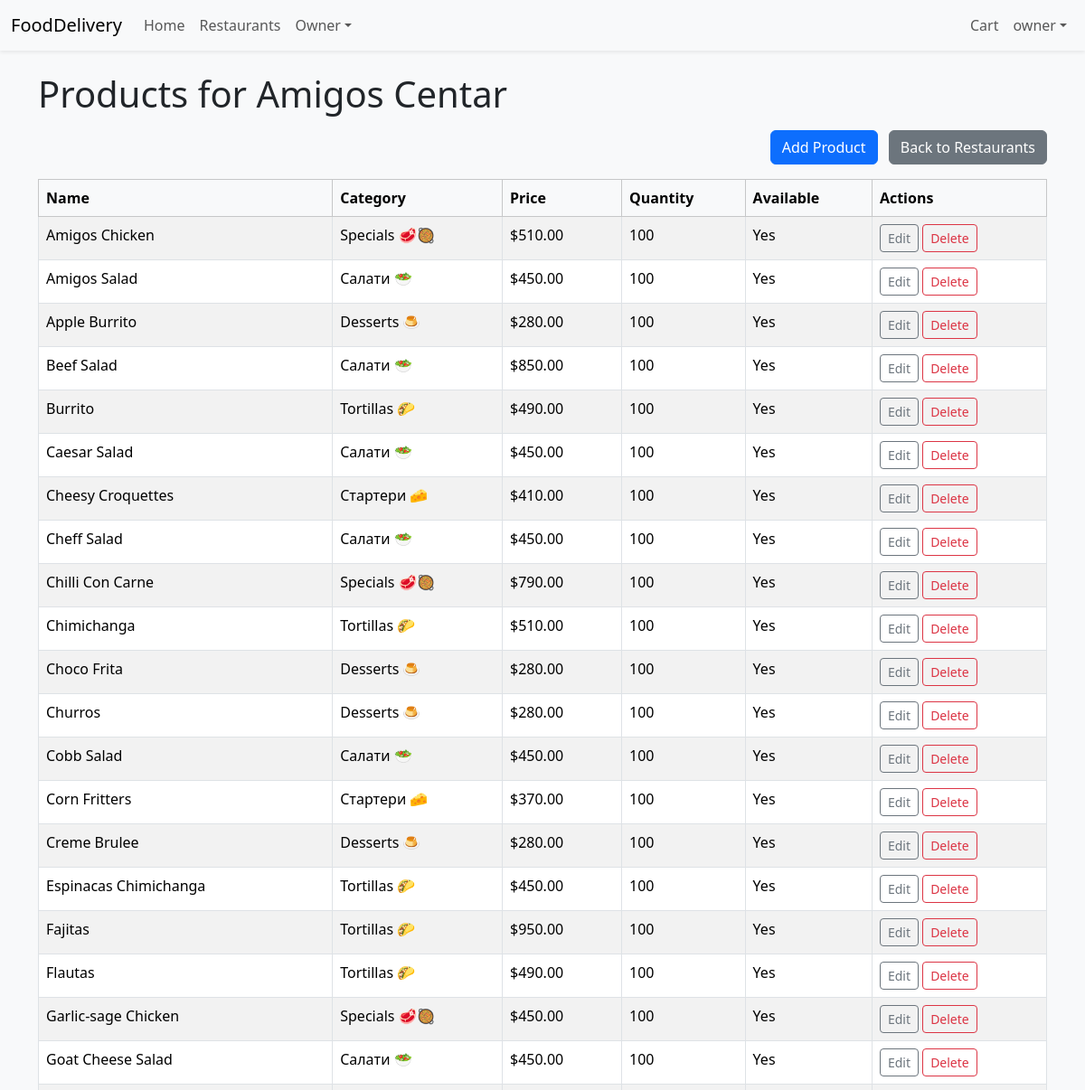
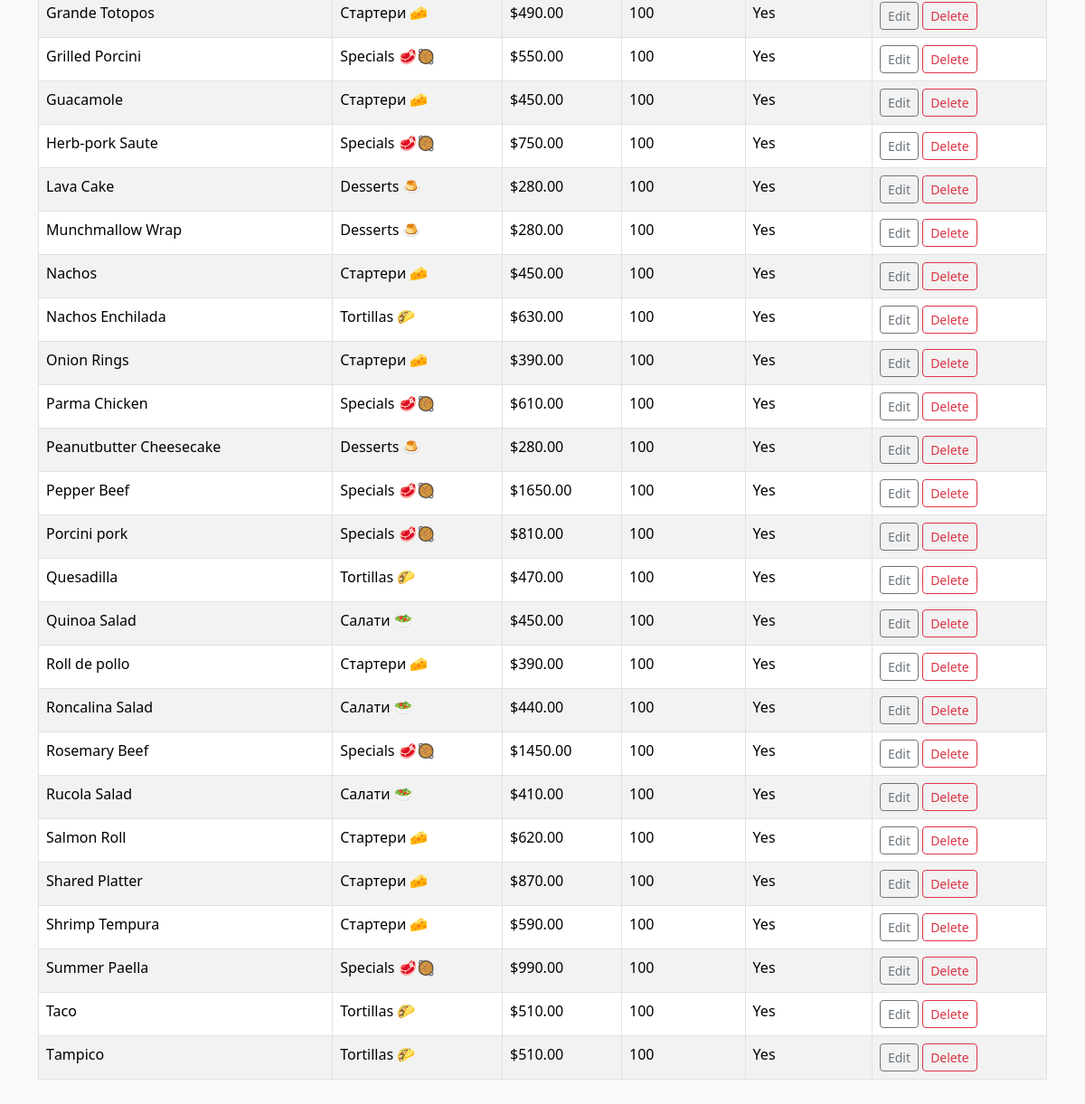
Before: /restaurants/owner/1/products/ (signed in) with the older database file (2 pictures, top to bottom).
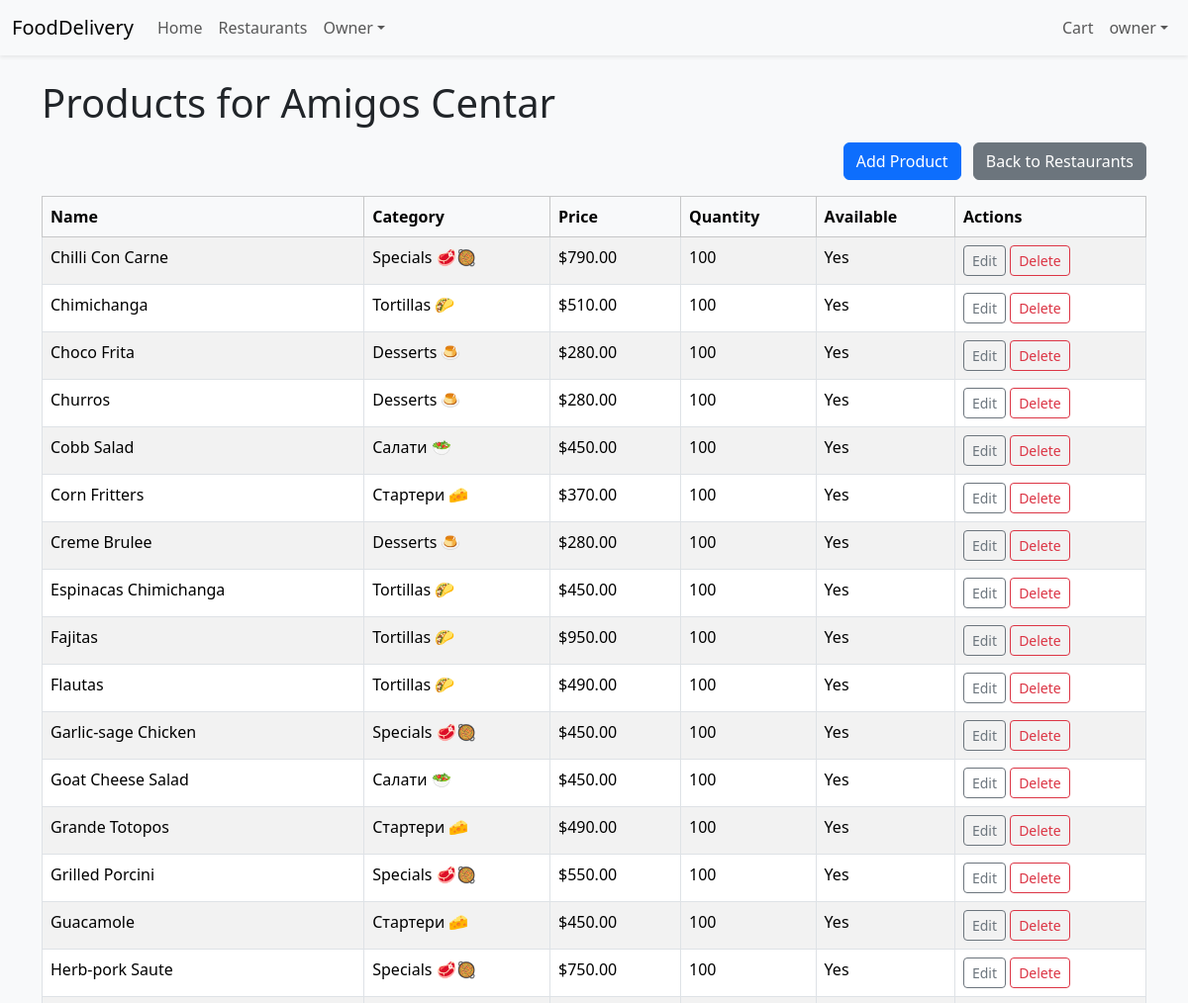
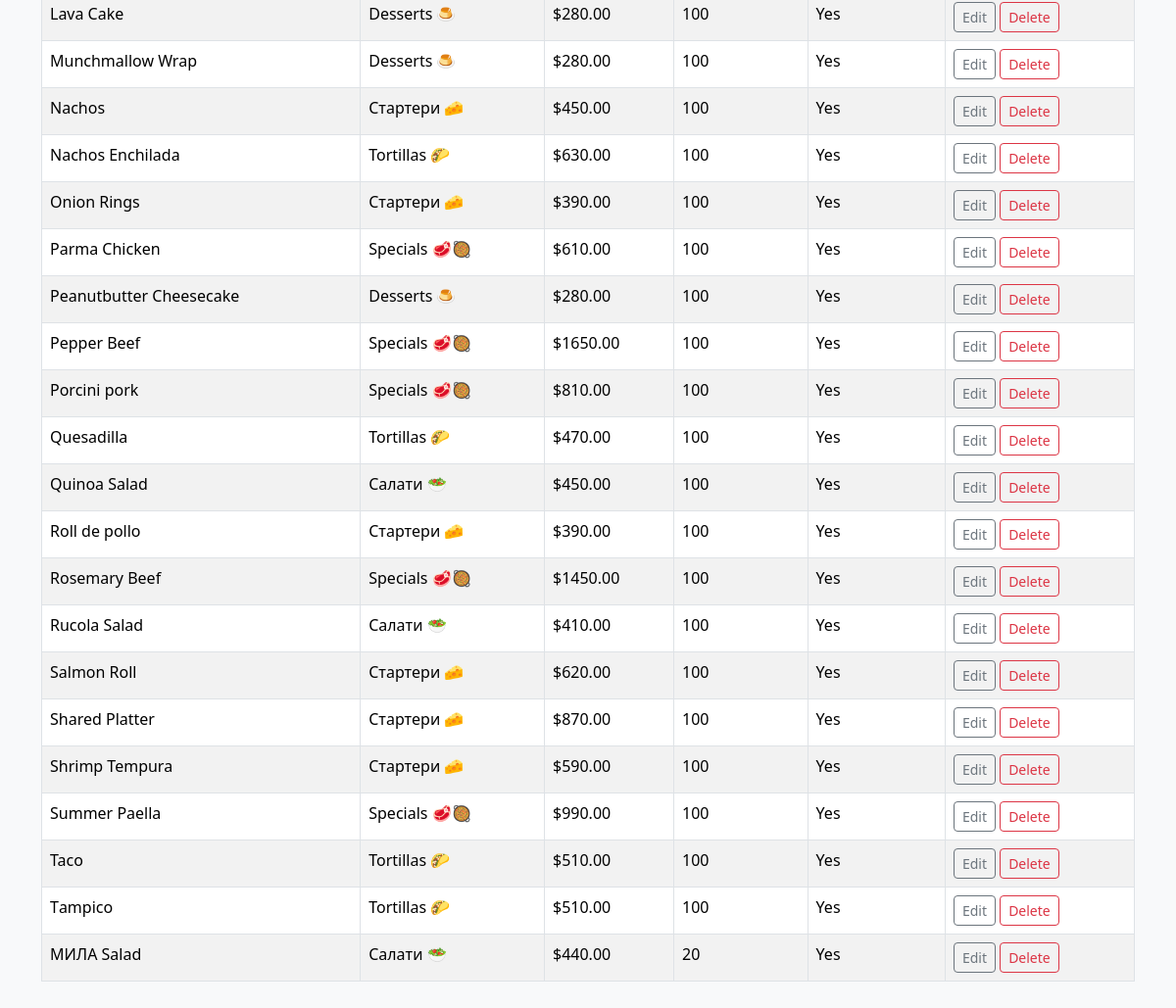
After: the same page with the newer database file (2 pictures, top to bottom).
### restaurants/models.py (models this page shows, shortened)
class Product(models.Model):
    restaurant = models.ForeignKey(
        Restaurant,
        on_delete=models.CASCADE,
        related_name='products',
        help_text='Restaurant that offers this product',
    )
    name = models.CharField(max_length=255)
    description = models.TextField(blank=True)
    price = models.DecimalField(max_digits=8, decimal_places=2)
    quantity = models.PositiveIntegerField(default=0)
    category = models.CharField(max_length=100, blank=True)
    image = models.ImageField(upload_to='products/', blank=True, null=True)
    image_url = models.URLField(blank=True) #added
    is_available = models.BooleanField(default=True)
    created_at = models.DateTimeField(auto_now_add=True)
    updated_at = models.DateTimeField(auto_now=True)
    class Meta:
        ordering = ['name']

### restaurants/views.py (the view)
# urls.py: path('owner/<int:restaurant_pk>/products/', OwnerRestaurantProductsView.as_view(),
class OwnerRestaurantProductsView(OwnerRequiredMixin, ListView):
    model = Product
    template_name = 'restaurants/owner_product_list.html'
    context_object_name = 'products'
    def dispatch(self, request, *args, **kwargs):
        self.restaurant = get_object_or_404(Restaurant, pk=kwargs['restaurant_pk'], owner=request.user)
        return super().dispatch(request, *args, **kwargs)
    def get_queryset(self):
        return Product.objects.filter(restaurant=self.restaurant)
    def get_context_data(self, **kwargs):
        context = super().get_context_data(**kwargs)
        context['restaurant'] = self.restaurant
        return context

### accounts/models.py (called while the page is built)
    def is_courier(self) -> bool:
        return self.role == self.ROLE_COURIER

    def is_owner(self) -> bool:
        return self.role == self.ROLE_OWNER

    def is_admin(self) -> bool:
        return self.role == self.ROLE_ADMIN or self.is_superuser

### core/context_processors.py (called while the page is built)
def stripe_public_key(request):
    return {
        'STRIPE_PUBLIC_KEY': getattr(settings, 'STRIPE_PUBLIC_KEY', '')
    }

### restaurants/views.py (called while the page is built)
    def dispatch(self, request, *args, **kwargs):
        if not request.user.is_authenticated or not hasattr(request.user, 'role') or not request.user.is_owner():
            raise PermissionDenied("You do not have permission to access this page.")
        return super().dispatch(request, *args, **kwargs)

### templates/restaurants/owner_product_list.html (shortened to what this page needs)
{% extends 'base.html' %}
{% block content %}
<div class="container">
  <h1 class="mb-3">Products for {{ restaurant.name }}</h1>
  <div class="mb-3 text-end">
    <a href="{% url 'restaurants:product_create' restaurant.pk %}" class="btn btn-primary">Add Product</a>
    <a href="{% url 'restaurants:owner_restaurants' %}" class="btn btn-secondary ms-2">Back to Restaurants</a>
  </div>
  <table class="table table-striped table-bordered">
    <thead class="table-light">
      <tr>
        <th>Name</th>
        <th>Category</th>
        <th>Price</th>
        <th>Quantity</th>
        <th>Available</th>
        <th>Actions</th>
      </tr>
    </thead>
    <tbody>
      {% for product in products %}
        <tr>
          <td>{{ product.name }}</td>
          <td>{{ product.category }}</td>
          <td>${{ product.price }}</td>
          <td>{{ product.quantity }}</td>
          <td>{% if product.is_available %}Yes{% else %}No{% endif %}</td>
          <td>
            <a href="{% url 'restaurants:product_edit' product.pk %}" class="btn btn-sm btn-outline-secondary">Edit</a>
            <form action="{% url 'restaurants:product_delete' product.pk %}" method="post" class="d-inline">
              <button type="submit" class="btn btn-sm btn-outline-danger" onclick="return confirm('Are you sure you want to delete this product?');">Delete</button>
            </form>
          </td>
        </tr>
      {% empty %}
        <tr><td colspan="6">No products found.</td></tr>
      {% endfor %}
    </tbody>
  </table>
</div>
{% endblock %}

Changed rows visible on the page:
removed Product: name "Amigos Chicken", category "Specials 🥩🥘", price "510.00", quantity "100", is_available "Yes"
removed Product: name "Amigos Salad", category "Салати 🥗", price "450.00", quantity "100", is_available "Yes"
removed Product: name "Apple Burrito", category "Desserts 🍮", price "280.00", quantity "100", is_available "Yes"
removed Product: name "Beef Salad", category "Салати 🥗", price "850.00", quantity "100", is_available "Yes"
removed Product: name "Burrito", category "Tortillas 🌮", price "490.00", quantity "100", is_available "Yes"
removed Product: name "Caesar Salad", category "Салати 🥗", price "450.00", quantity "100", is_available "Yes"
removed Product: name "Cheesy Croquettes", category "Стартери 🧀", price "410.00", quantity "100", is_available "Yes"
removed Product: name "Cheff Salad", category "Салати 🥗", price "450.00", quantity "100", is_available "Yes"
removed Product: name "Roncalina Salad", category "Салати 🥗", price "440.00", quantity "100", is_available "Yes"
added Product: name "МИЛА Salad", category "Салати 🥗", price "440.00", quantity "20", is_available "Yes"
